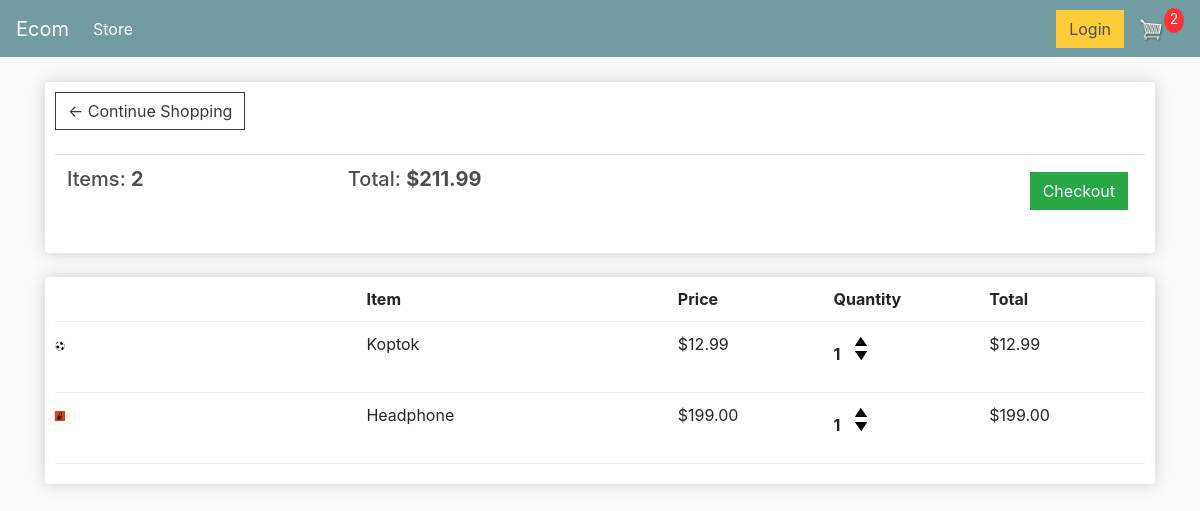
The page /cart/ (signed in) on the database as committed earlier.
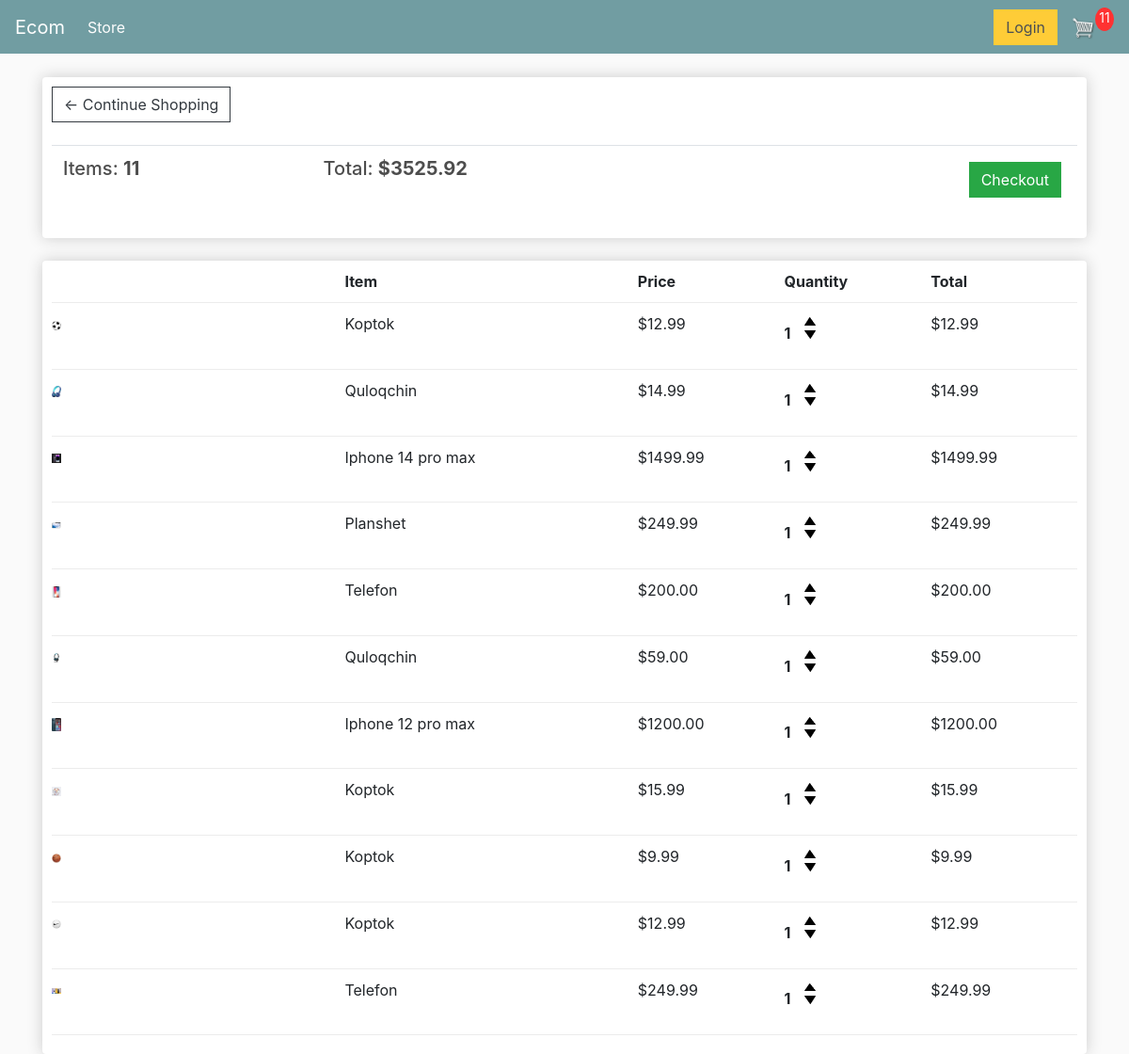
The same page on the database as committed later.
### store/models.py (models this page shows, shortened)
class Order(models.Model):
	customer = models.ForeignKey(Customer, on_delete=models.SET_NULL, null=True, blank=True)
	date_ordered = models.DateTimeField(auto_now_add=True)
	complete = models.BooleanField(default=False)
	transaction_id = models.CharField(max_length=100, null=True)
	@property
	def get_cart_total(self):
		orderitems = self.orderitem_set.all()
		total = sum([item.get_total for item in orderitems])
		return total
	@property
	def get_cart_items(self):
		orderitems = self.orderitem_set.all()
		total = sum([item.quantity for item in orderitems])
		return total

class OrderItem(models.Model):
	product = models.ForeignKey(Product, on_delete=models.SET_NULL, null=True)
	order = models.ForeignKey(Order, on_delete=models.SET_NULL, null=True)
	quantity = models.IntegerField(default=0, null=True, blank=True)
	date_added = models.DateTimeField(auto_now_add=True)
	@property
	def get_total(self):
		total = self.product.price * self.quantity
		return total

class Product(models.Model):
	name = models.CharField(max_length=200)
	price = models.FloatField()
	digital = models.BooleanField(default=False,null=True, blank=True)
	image = models.ImageField(null=True, blank=True)
	@property
	def imageURL(self):
		try:
			url = self.image.url
		except:
			url = ''
		return url

### store/views.py (the view)
# urls.py: path('cart/', views.cart, name="cart"),
def cart(request):
	data = cartData(request)
	cartItems = data['cartItems']
	order = data['order']
	items = data['items']
	context = {'items':items, 'order':order, 'cartItems':cartItems}
	return render(request, 'store/cart.html', context)

### store/utils.py (called while the page is built)
def cartData(request):
	if request.user.is_authenticated:
		customer = request.user.customer
		order, created = Order.objects.get_or_create(customer=customer, complete=False)
		items = order.orderitem_set.all()
		cartItems = order.get_cart_items
	else:
		cookieData = cookieCart(request)
		cartItems = cookieData['cartItems']
		order = cookieData['order']
		items = cookieData['items']
	return {'cartItems':cartItems ,'order':order, 'items':items}

### store/templates/store/cart.html
{% extends 'store/main.html' %}
{% load static %}
{% block content %}
<div class="row">
    <div class="col-lg-12">
        <div class="box-element">
            <a class="btn btn-outline-dark" href="{% url 'store' %}">&#x2190; Continue Shopping</a>
            <br>
            <br>
            <table class="table table-hover">
                <tr>
                    <th><h5>Items: <strong>{{order.get_cart_items}}</strong></h5></th>
                    <th><h5>Total: <strong>${{order.get_cart_total|floatformat:2}}</strong></h5></th>
                    <th>
                        <a style="float: right;  margin: 5px;" class="btn btn-success" href="{% url 'checkout' %}">Checkout</a>
                    </th>
                </tr>
            </table>
        </div>
        <br>
        <div class="box-element ">
            <div class="cart-row">
                <div style="flex:2"></div>
                <div style="flex:2"><strong>Item</strong></div>
                <div style="flex:1"><strong>Price</strong></div>
                <div style="flex:1"><strong>Quantity</strong></div>
                <div style="flex:1"><strong>Total</strong></div>
            </div>
            {% for item in items %}
            <div class="cart-row card-table">
                <div class="card-image" style="flex:2" ><img class="row-image" src="{{item.product.imageURL}}"></div>
                <div style="flex:2">{{item.product.name}}</div>
                <div style="flex:1">${{item.product.price|floatformat:2}}</div>
                <div style="flex:1">
                    <p class="quantity">{{item.quantity}}</p>
                    <div class="quantity">
                        <img  data-product={{item.product.id}} data-action="add" class="chg-quantity update-cart" src="{% static  'images/3+arrow-up.png' %}">
                        <img  data-product={{item.product.id}} data-action="remove" class="chg-quantity update-cart" src="{% static  'images/arrow-down.png' %}">
                    </div>
                </div>
                <div style="flex:1"><p>${{item.get_total|floatformat:2}}</p></div>
            </div>
            {% endfor %}
        </div>
    </div>
</div>
{% endblock content %}

Rows that differ between the two databases and show on the page:
removed OrderItem: product.imageURL (picture), product.name "Headphone", product.price "199.00", quantity "1", get_total "199.00"
changed Order: get_cart_items "2" → "11"; get_cart_total "211.99" → "3525.92"
added OrderItem: product.imageURL (picture), product.name "Quloqchin", product.price "14.99", quantity "1", get_total "14.99"
added OrderItem: product.imageURL (picture), product.name "Iphone 14 pro max", product.price "1499.99", quantity "1", get_total "1499.99"
added OrderItem: product.imageURL (picture), product.name "Planshet", product.price "249.99", quantity "1", get_total "249.99"
added OrderItem: product.imageURL (picture), product.name "Telefon", product.price "200.00", quantity "1", get_total "200.00"
added OrderItem: product.imageURL (picture), product.name "Quloqchin", product.price "59.00", quantity "1", get_total "59.00"
added OrderItem: product.imageURL (picture), product.name "Iphone 12 pro max", product.price "1200.00", quantity "1", get_total "1200.00"
added OrderItem: product.imageURL (picture), product.name "Koptok", product.price "15.99", quantity "1", get_total "15.99"
added OrderItem: product.imageURL (picture), product.name "Koptok", product.price "9.99", quantity "1", get_total "9.99"
added OrderItem: product.imageURL (picture), product.name "Koptok", product.price "12.99", quantity "1", get_total "12.99"
added OrderItem: product.imageURL (picture), product.name "Telefon", product.price "249.99", quantity "1", get_total "249.99"
Other text that changed with them:
{{ cartItems }}: "2" → "11"
